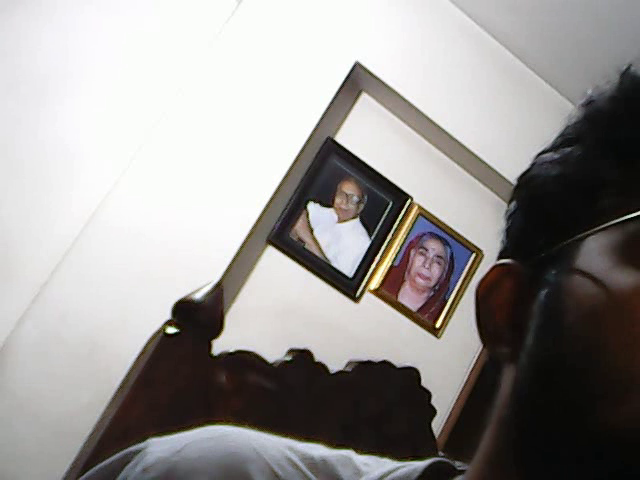
#> input picture frame 6 of DATA/my_capture.mp4, 640 x 480 px, given in place of the camera
$ jupyter execute 05_video_basics.ipynb   (text cells are left out)
#> lines starting #> are read from the running program, lines starting #| are printed output that depends on the picture; after the words box and inside, x2 and y2 are one past the last pixel; in counts of white or black regions, pixels touching at a corner belong together; pictures that were not available may be replaced by others from this repository, and a replacement may not be noted
[cell 1]
import cv2

# connect computer's default camera
cap = cv2.VideoCapture(0)

#automaticlly grab width & height of camera
# (returns float which we need to convert to integer for later on!)
width = int(cap.get(cv2.CAP_PROP_FRAME_WIDTH))
height = int(cap.get(cv2.CAP_PROP_FRAME_WIDTH))

while True:

    #capture frame by frame
    ret, frame = cap.read()
#> frame is the input picture: shape (480, 640, 3); mean B, G, R 147.8, 149.7, 152.5
    # Our operations on the frame come here
    gray = cv2.cvtColor(frame,cv2.COLOR_BGR2GRAY)
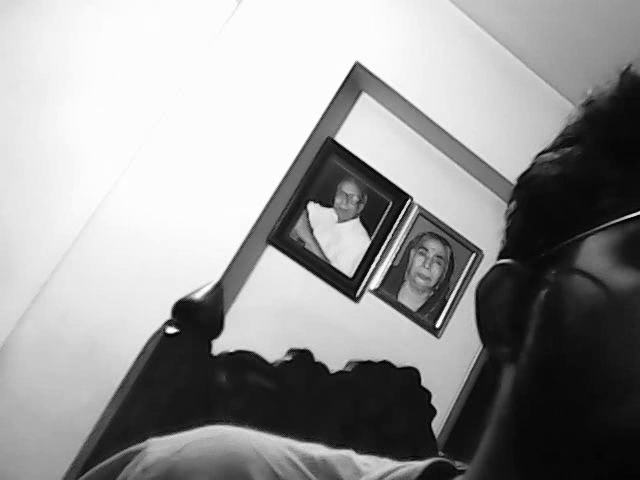
#> gray: shape (480, 640); min 0, max 255, mean 150.3
    # Display the resulting frame
    cv2.imshow('frame',gray)
    # This command let's us quit with the "q" button on a keyboard.
    # Simply pressing X on the window won't work!
    if cv2.waitKey(1) & 0xFF == ord('q'):
#> (key q is pressed here)
        break

# When everything done, release the capture and destroy the windows
cap.release()
cv2.destroyAllWindows()

[cell 2]
import cv2

cap = cv2.VideoCapture(0)

width = int(cap.get(cv2.CAP_PROP_FRAME_WIDTH))
height = int(cap.get(cv2.CAP_PROP_FRAME_HEIGHT))

#syntax
#writer = cv2.VideoWriter('folder/saving_path',cv2.VideoWriter_fourcc(*'codex'),fps,(width,height))
writer = cv2.VideoWriter('DATA/my_capture.mp4',cv2.VideoWriter_fourcc(*'DIVX'),25,(width,height))

## This loop keeps recording until you hit Q or escape the window
## You may want to instead use some sort of timer, like from time import sleep and then just record for 5 seconds.

while True:
    #capture frame by frame
    ret, frame = cap.read()

    #write the video
    writer.write(frame)

    #display resulting frame
    cv2.imshow('frame',frame)

    # This command let's us quit with the "q" button on a keyboard.
    # Simply pressing X on the window won't work!
    if cv2.waitKey(1) & 0xFF == ord('q'):
#> (key q is pressed here)
        break


cap.release()
writer.release()
cv2.destroyAllWindows()

[cell 3]
import cv2
import time

# Same command function as streaming, its just now we pass in the file path
cap = cv2.VideoCapture('DATA/video_capture.mp4')

# Frame per second for video
fps = 25

# Always a good idea to check if the video was acutally there
# If you get an error at this step, triple check your file path!!
if cap.isOpened() == False:
    print("ERROR: Check file Path!")

while cap.isOpened():

    #read the video file
    ret, frame = cap.read()
    # If we got frames, show them.
    if ret == True:

         # Display the frame at same frame rate of recording
        time.sleep(1/fps)
        cv2.imshow('frame',frame)
        # press q to quit
        if cv2.waitKey(25) & 0xFF == ord('q'):
#> (key q is pressed here)
            break
    # Or automatically break this whole loop if the video is over.
    else:
        break

cap.release()
# Closes all the frames
cv2.destroyAllWindows()

[cell 4]
import cv2

cap = cv2.VideoCapture(0)


# Automatically grab width and height from video feed
# (returns float which we need to convert to integer for later on!)
width = int(cap.get(cv2.CAP_PROP_FRAME_WIDTH))
height = int(cap.get(cv2.CAP_PROP_FRAME_HEIGHT))

# We're using // here because in Python // allows for int classical division,
# because we can't pass a float to the cv2.rectangle function

# Coordinates for Rectangle
x = width//2
y = height//2

# Width and height
w = width//4
h = height//4

while True:
    # Capture frame-by-frame
    ret, frame = cap.read()

    # Draw a rectangle on stream

    cv2.rectangle(frame, (x, y), (x+w, y+h), color=(0,0,255),thickness= 4)
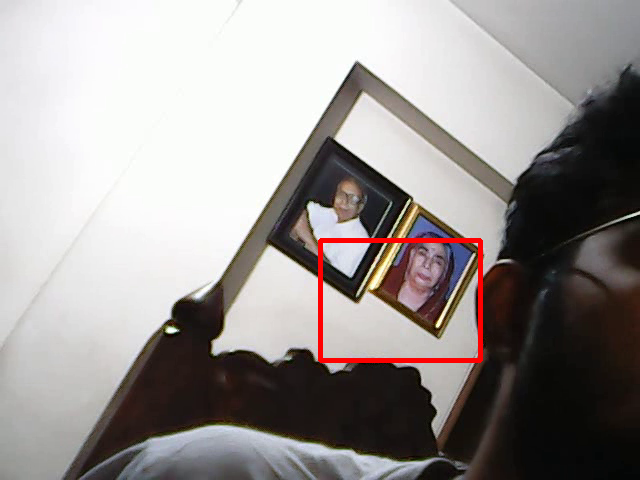
#> frame: shape (480, 640, 3); 0.91% of pixels changed, all inside (x1, y1, x2, y2) = (318, 238, 483, 363)

    # Display the resulting frame
    cv2.imshow('frame', frame)

   # This command let's us quit with the "q" button on a keyboard.
    # Simply pressing X on the window won't work!
    if cv2.waitKey(1) & 0xFF == ord('q'):
#> (key q is pressed here)
        break

# When everything is done, release the capture
cap.release()
cv2.destroyAllWindows()

[cell 5]
import cv2
# Create a function based on a CV2 Event (Left button click)

# mouse callback function
def draw_rectangle(event,x,y,flags,param):

    global pt1,pt2,topLeft_clicked,botRight_clicked

    # get mouse click
    if event == cv2.EVENT_LBUTTONDOWN:

        # if both left and right true, reset
        if topLeft_clicked == True and botRight_clicked == True:
            topLeft_clicked = False
            botRight_clicked = False
            pt1 = (0,0)
            pt2 = (0,0)

        if topLeft_clicked == False:
            pt1 = (x,y)
            topLeft_clicked = True

        elif botRight_clicked == False:
            pt2 = (x,y)
            botRight_clicked = True


# Haven't drawn anything yet!

pt1 = (0,0)
pt2 = (0,0)
topLeft_clicked = False
botRight_clicked = False

cap = cv2.VideoCapture(0)

# Create a named window for connections
cv2.namedWindow('Test')

# Bind draw_rectangle function to mouse cliks
cv2.setMouseCallback('Test', draw_rectangle)


while True:
    # Capture frame-by-frame
    ret, frame = cap.read()

    if topLeft_clicked:
        cv2.circle(frame, center=pt1, radius=5, color=(0,0,255), thickness=-1)

    #drawing rectangle
    if topLeft_clicked and botRight_clicked:
        cv2.rectangle(frame, pt1, pt2, (0, 0, 255), 2)


    # Display the resulting frame
    cv2.imshow('Test', frame)

    # This command let's us quit with the "q" button on a keyboard.
    # Simply pressing X on the window won't work!
    if cv2.waitKey(1) & 0xFF == ord('q'):
#> (key q is pressed here)

$ run again, starting later in the video
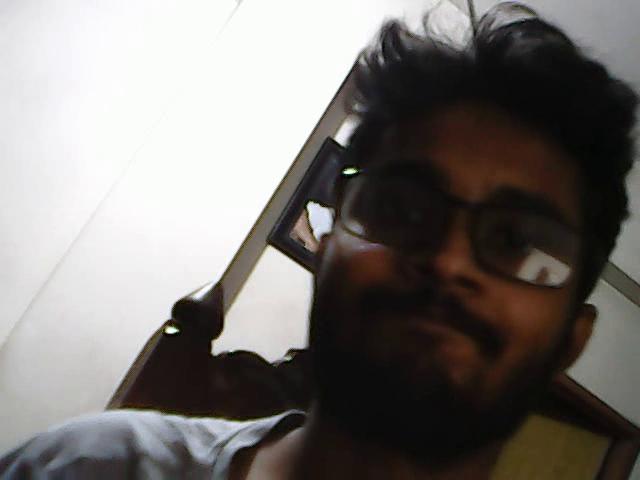
#> input picture frame 29 of DATA/my_capture.mp4, 640 x 480 px, given in place of the camera
#> frame is the input picture: shape (480, 640, 3); mean B, G, R 115.7, 118.6, 122.4
#> `gray = cv2.cvtColor(frame,cv2.COLOR_BGR2GRAY)`:
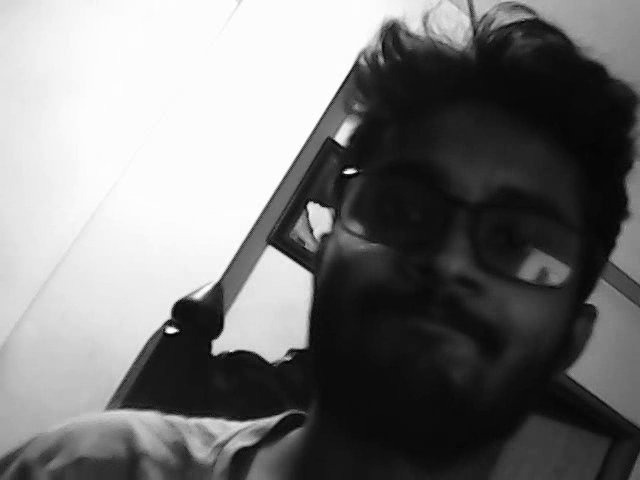
#> gray: shape (480, 640); min 0, max 255, mean 119.4
#> `cv2.rectangle(frame, (x, y), (x+w, y+h), color=(0,0,255),thickness= 4)`:
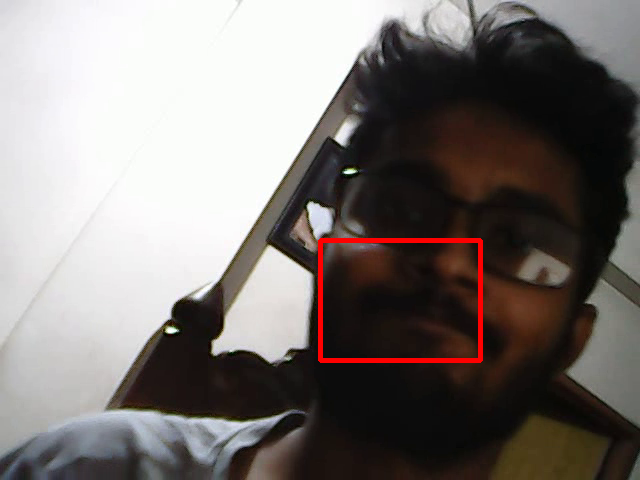
#> frame: shape (480, 640, 3); 0.91% of pixels changed, all inside (x1, y1, x2, y2) = (318, 238, 483, 363)

$ run again, starting later in the video
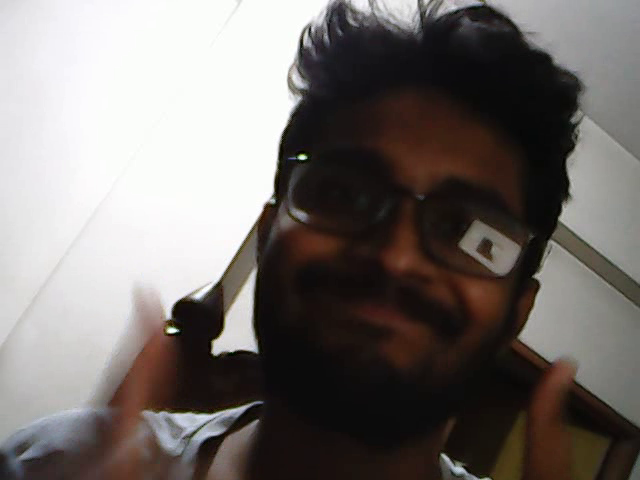
#> input picture frame 52 of DATA/my_capture.mp4, 640 x 480 px, given in place of the camera
#> frame is the input picture: shape (480, 640, 3); mean B, G, R 109.3, 112.3, 117.8
#> `gray = cv2.cvtColor(frame,cv2.COLOR_BGR2GRAY)`:
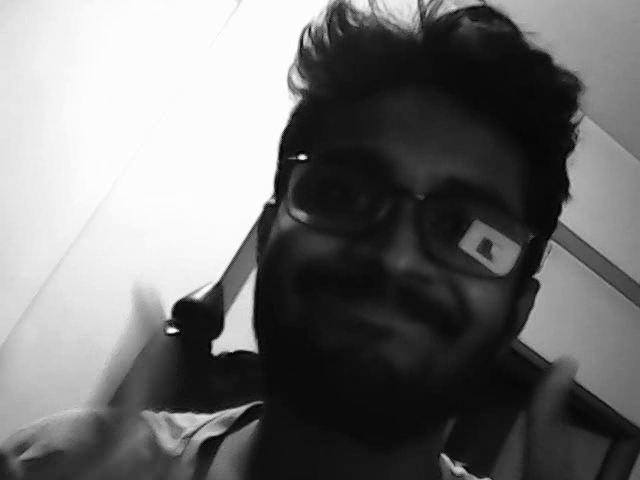
#> gray: shape (480, 640); min 1, max 255, mean 113.6
#> `cv2.rectangle(frame, (x, y), (x+w, y+h), color=(0,0,255),thickness= 4)`:
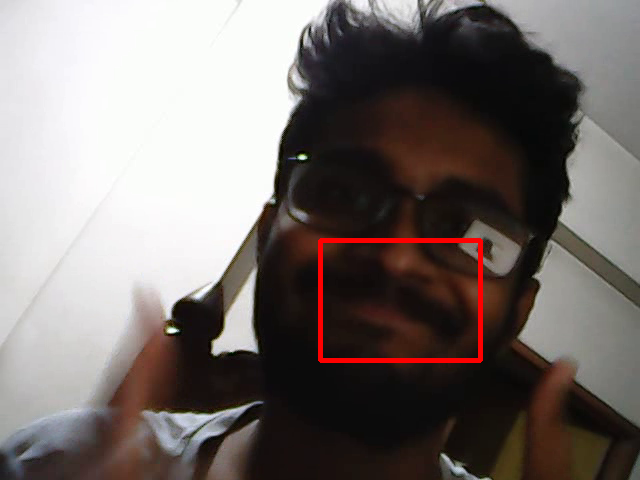
#> frame: shape (480, 640, 3); 0.91% of pixels changed, all inside (x1, y1, x2, y2) = (318, 238, 483, 363)
